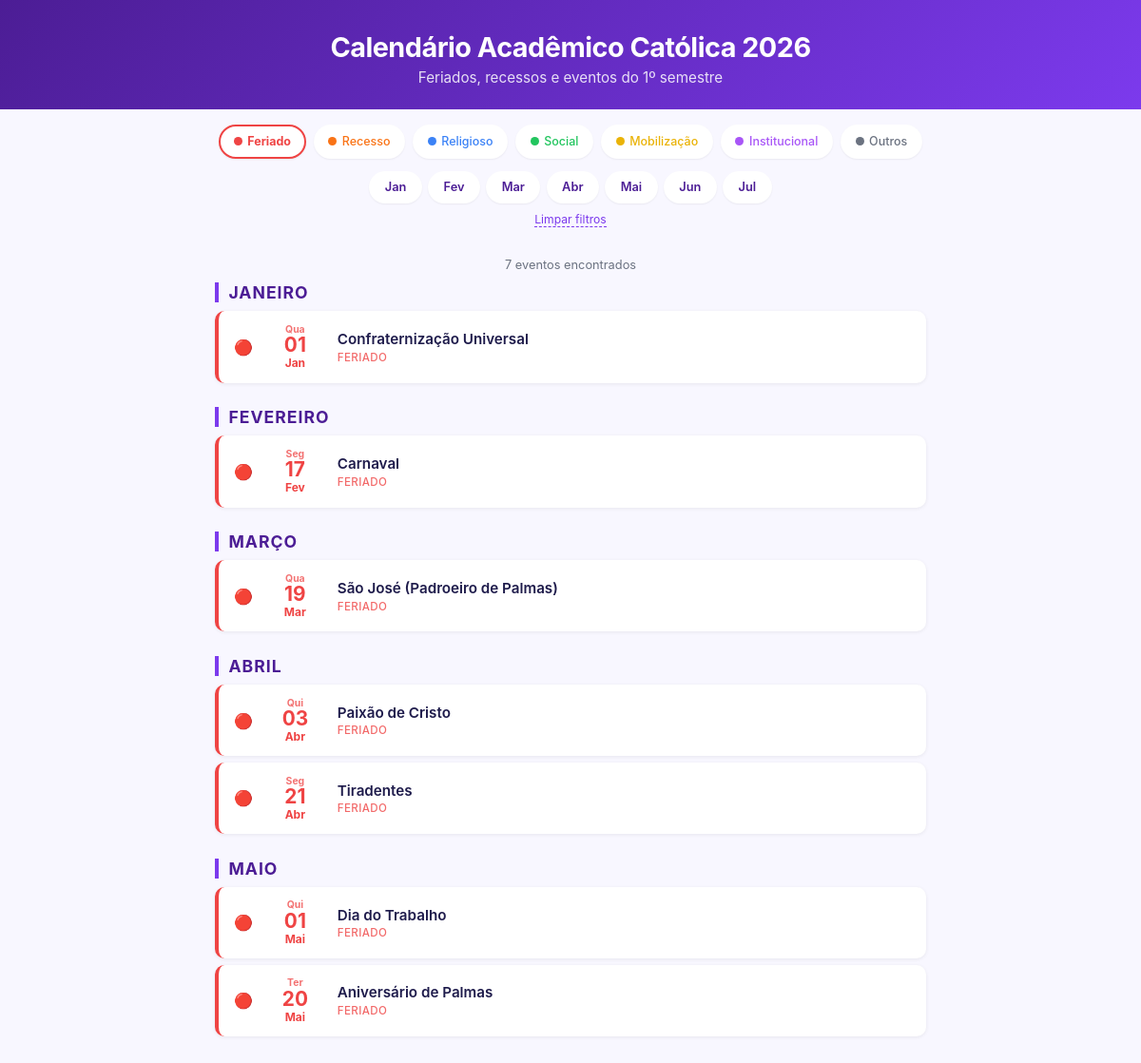
/?categoria=feriado, run on an earlier commit of the app's database.
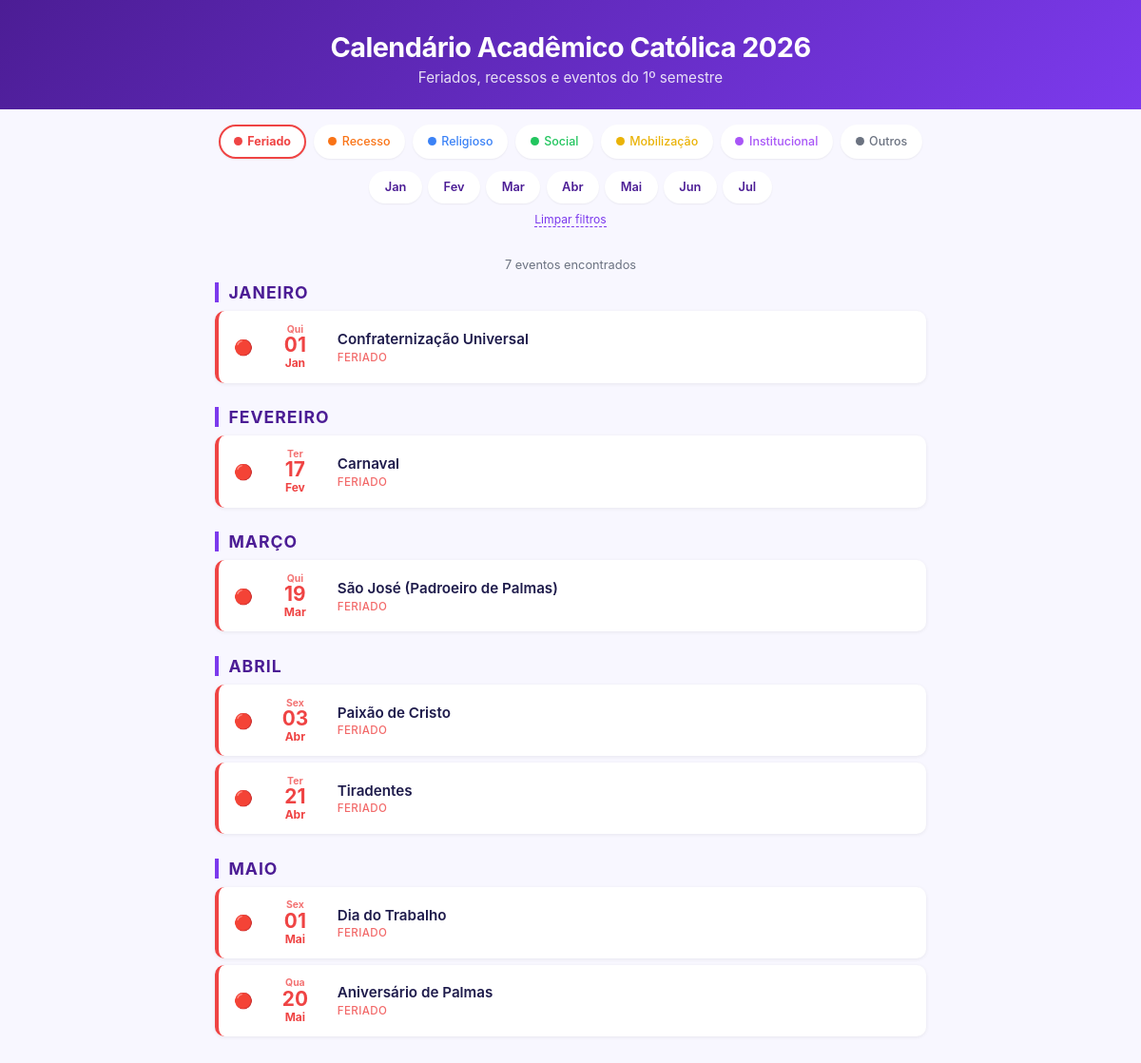
And on a later commit of the database.
### calendario/models.py (models this page shows, shortened)
class Evento(models.Model):
    CATEGORIA_CHOICES = [
        ('feriado', 'Feriado'),
        ('recesso', 'Recesso'),
        ('religioso', 'Religioso'),
        ('social', 'Social / Comemorativo'),
        ('mobilizacao', 'Semana de Mobilização'),
        ('institucional', 'Evento Institucional'),
        ('outro', 'Outro'),
    ]
    CORES = {
        'feriado': '#ef4444',
        'recesso': '#f97316',
        'religioso': '#3b82f6',
        'social': '#22c55e',
        'mobilizacao': '#eab308',
        'institucional': '#a855f7',
        'outro': '#6b7280',
    }
    ICONES = {
        'feriado': '🔴',
        'recesso': '🟠',
        'religioso': '🔵',
        'social': '🟢',
        'mobilizacao': '🟡',
        'institucional': '🟣',
        'outro': '📌',
    }
    titulo = models.CharField(max_length=200)
    data_inicio = models.DateField()
    data_fim = models.DateField(null=True, blank=True)
    categoria = models.CharField(max_length=20, choices=CATEGORIA_CHOICES)
    descricao = models.TextField(blank=True)
    class Meta:
        ordering = ['data_inicio']
        verbose_name = 'Evento'
        verbose_name_plural = 'Eventos'
    @property
    def cor(self):
        return self.CORES.get(self.categoria, '#6b7280')
    @property
    def icone(self):
        return self.ICONES.get(self.categoria, '📌')
    @property
    def e_multiplos_dias(self):
        return self.data_fim is not None and self.data_fim != self.data_inicio
    @property
    def dia_semana(self):
        DIAS_PT = ['Seg', 'Ter', 'Qua', 'Qui', 'Sex', 'Sáb', 'Dom']
        return DIAS_PT[self.data_inicio.weekday()]

### calendario/views.py (the view)
def index(request):
    categoria_filtro = request.GET.get('categoria', '')
    mes_filtro = request.GET.get('mes', '')
    eventos = Evento.objects.all()
    if categoria_filtro:
        eventos = eventos.filter(categoria=categoria_filtro)
    if mes_filtro:
        eventos = eventos.filter(data_inicio__month=mes_filtro)
    meses_disponiveis = (
        Evento.objects.values_list('data_inicio__month', flat=True)
        .distinct()
        .order_by('data_inicio__month')
    )
    meses = [{'num': m, 'nome': MESES_PT[m], 'abrev': MESES_PT[m][:3]} for m in meses_disponiveis]
    eventos_por_mes = []
    for mes_num, grupo in groupby(eventos, key=lambda e: e.data_inicio.month):
        eventos_por_mes.append({
            'mes': MESES_PT[mes_num],
            'mes_num': mes_num,
            'eventos': list(grupo),
        })
    return render(request, 'calendario/index.html', {
        'eventos_por_mes': eventos_por_mes,
        'categorias': Evento.CATEGORIA_CHOICES,
        'categoria_filtro': categoria_filtro,
        'mes_filtro': mes_filtro,
        'meses': meses,
        'total': eventos.count(),
    })

### calendario/templates/calendario/index.html (shortened to what this page needs)
<!DOCTYPE html>
<html lang="pt-br">
<head>
</head>
<body>
<header>
    <h1>Calendário Acadêmico Católica 2026</h1>
    <p>Feriados, recessos e eventos do 1º semestre</p>
</header>
<div class="filtros">
    <div class="legenda">
        <a href="?{% if mes_filtro %}mes={{ mes_filtro }}&{% endif %}categoria=feriado" class="legenda-item {% if categoria_filtro == 'feriado' %}ativo{% endif %}" style="color:#ef4444">
            <span class="dot" style="background:#ef4444"></span> Feriado
        </a>
        <a href="?{% if mes_filtro %}mes={{ mes_filtro }}&{% endif %}categoria=recesso" class="legenda-item {% if categoria_filtro == 'recesso' %}ativo{% endif %}" style="color:#f97316">
            <span class="dot" style="background:#f97316"></span> Recesso
        </a>
        <a href="?{% if mes_filtro %}mes={{ mes_filtro }}&{% endif %}categoria=religioso" class="legenda-item {% if categoria_filtro == 'religioso' %}ativo{% endif %}" style="color:#3b82f6">
            <span class="dot" style="background:#3b82f6"></span> Religioso
        </a>
        <a href="?{% if mes_filtro %}mes={{ mes_filtro }}&{% endif %}categoria=social" class="legenda-item {% if categoria_filtro == 'social' %}ativo{% endif %}" style="color:#22c55e">
            <span class="dot" style="background:#22c55e"></span> Social
        </a>
        <a href="?{% if mes_filtro %}mes={{ mes_filtro }}&{% endif %}categoria=mobilizacao" class="legenda-item {% if categoria_filtro == 'mobilizacao' %}ativo{% endif %}" style="color:#eab308">
            <span class="dot" style="background:#eab308"></span> Mobilização
        </a>
        <a href="?{% if mes_filtro %}mes={{ mes_filtro }}&{% endif %}categoria=institucional" class="legenda-item {% if categoria_filtro == 'institucional' %}ativo{% endif %}" style="color:#a855f7">
            <span class="dot" style="background:#a855f7"></span> Institucional
        </a>
        <a href="?{% if mes_filtro %}mes={{ mes_filtro }}&{% endif %}categoria=outro" class="legenda-item {% if categoria_filtro == 'outro' %}ativo{% endif %}" style="color:#6b7280">
            <span class="dot" style="background:#6b7280"></span> Outros
        </a>
    </div>
    <div class="meses-barra">
        {% for mes in meses %}
        <a href="?{% if categoria_filtro %}categoria={{ categoria_filtro }}&{% endif %}mes={{ mes.num }}"
           class="mes-btn {% if mes_filtro == mes.num|stringformat:'i' %}ativo{% endif %}">
            {{ mes.abrev }}
        </a>
        {% endfor %}
    </div>
    {% if categoria_filtro or mes_filtro %}
    <div class="limpar"><a href="/">Limpar filtros</a></div>
    {% endif %}
</div>
<main>
    {% if eventos_por_mes %}
        <div class="total">{{ total }} evento{{ total|pluralize:"s" }} encontrado{{ total|pluralize:"s" }}</div>
        {% for bloco in eventos_por_mes %}
        <div class="mes-bloco">
            <div class="mes-titulo">{{ bloco.mes }}</div>
            <div class="eventos-lista">
                {% for evento in bloco.eventos %}
                <div class="card" style="--cor: {{ evento.cor }}">
                    <div class="card-icone">{{ evento.icone }}</div>
                    <div class="card-data">
                        {% if evento.e_multiplos_dias %}
                            <span class="diasem">{{ evento.dia_semana }}</span>
                            <span style="font-size:0.65rem">{{ evento.data_exibicao }}</span>
                        {% else %}
                            <span class="diasem">{{ evento.dia_semana }}</span>
                            <span class="dia">{{ evento.data_inicio.day|stringformat:"02d" }}</span>
                            <span>{{ evento.data_inicio|date:"M" }}</span>
                        {% endif %}
                    </div>
                    <div class="card-info">
                        <div class="card-titulo">{{ evento.titulo }}</div>
                        <div class="card-categoria">{{ evento.get_categoria_display }}</div>
                    </div>
                </div>
                {% endfor %}
            </div>
        </div>
        {% endfor %}
    {% else %}
        <div class="vazio">Nenhum evento encontrado.</div>
    {% endif %}
</main>
</body>
</html>

What changed in the data, as far as the page shows it:
removed Evento: icone "🔴", dia_semana "Qua", data_inicio.day "01", data_inicio "Jan", titulo "Confraternização Universal", categoria "FERIADO", shown under "JANEIRO"
removed Evento: icone "🔴", dia_semana "Seg", data_inicio.day "17", data_inicio "Fev", titulo "Carnaval", categoria "FERIADO", shown under "FEVEREIRO"
removed Evento: icone "🔴", dia_semana "Qua", data_inicio.day "19", data_inicio "Mar", titulo "São José (Padroeiro de Palmas)", categoria "FERIADO", shown under "MARÇO"
removed Evento: icone "🔴", dia_semana "Qui", data_inicio.day "03", data_inicio "Abr", titulo "Paixão de Cristo", categoria "FERIADO", shown under "ABRIL"
removed Evento: icone "🔴", dia_semana "Seg", data_inicio.day "21", data_inicio "Abr", titulo "Tiradentes", categoria "FERIADO", shown under "ABRIL"
removed Evento: icone "🔴", dia_semana "Qui", data_inicio.day "01", data_inicio "Mai", titulo "Dia do Trabalho", categoria "FERIADO", shown under "MAIO"
removed Evento: icone "🔴", dia_semana "Ter", data_inicio.day "20", data_inicio "Mai", titulo "Aniversário de Palmas", categoria "FERIADO", shown under "MAIO"
added Evento: icone "🔴", dia_semana "Qui", data_inicio.day "01", data_inicio "Jan", titulo "Confraternização Universal", categoria "FERIADO", shown under "JANEIRO"
added Evento: icone "🔴", dia_semana "Ter", data_inicio.day "17", data_inicio "Fev", titulo "Carnaval", categoria "FERIADO", shown under "FEVEREIRO"
added Evento: icone "🔴", dia_semana "Qui", data_inicio.day "19", data_inicio "Mar", titulo "São José (Padroeiro de Palmas)", categoria "FERIADO", shown under "MARÇO"
added Evento: icone "🔴", dia_semana "Sex", data_inicio.day "03", data_inicio "Abr", titulo "Paixão de Cristo", categoria "FERIADO", shown under "ABRIL"
added Evento: icone "🔴", dia_semana "Ter", data_inicio.day "21", data_inicio "Abr", titulo "Tiradentes", categoria "FERIADO", shown under "ABRIL"
added Evento: icone "🔴", dia_semana "Sex", data_inicio.day "01", data_inicio "Mai", titulo "Dia do Trabalho", categoria "FERIADO", shown under "MAIO"
added Evento: icone "🔴", dia_semana "Qua", data_inicio.day "20", data_inicio "Mai", titulo "Aniversário de Palmas", categoria "FERIADO", shown under "MAIO"
